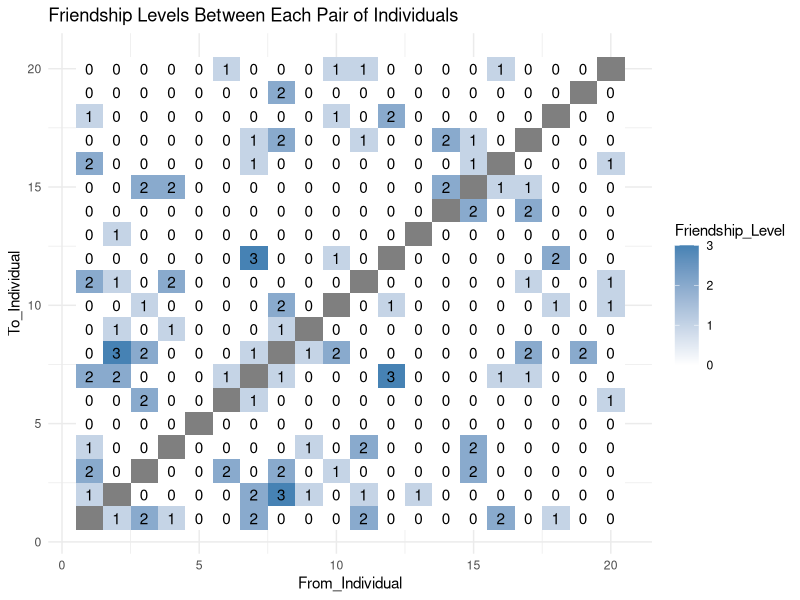
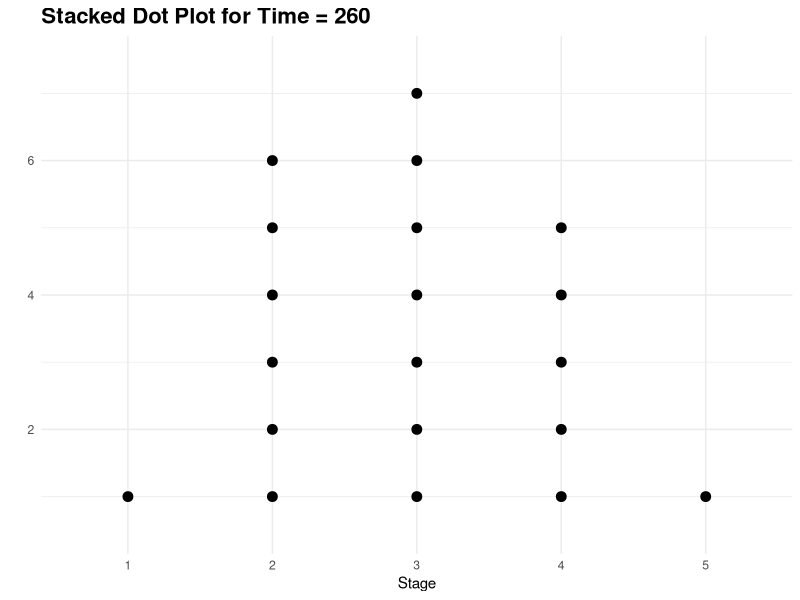
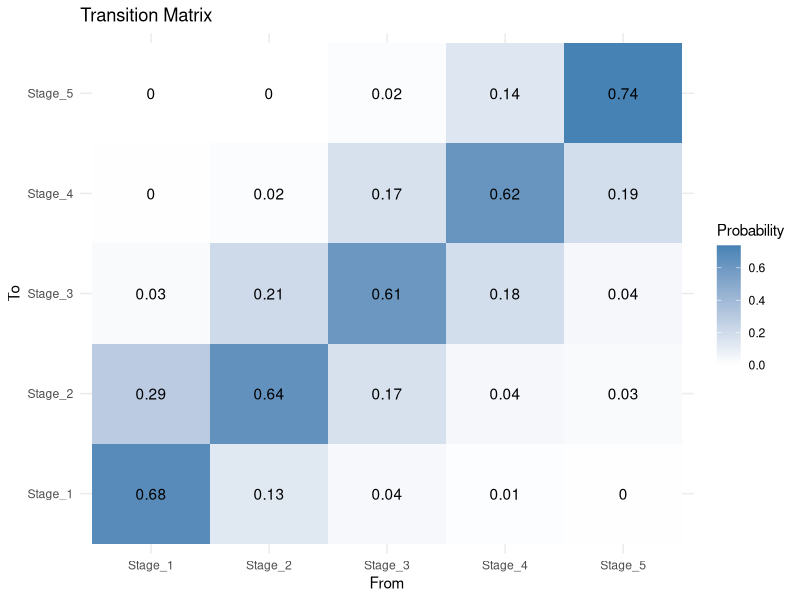
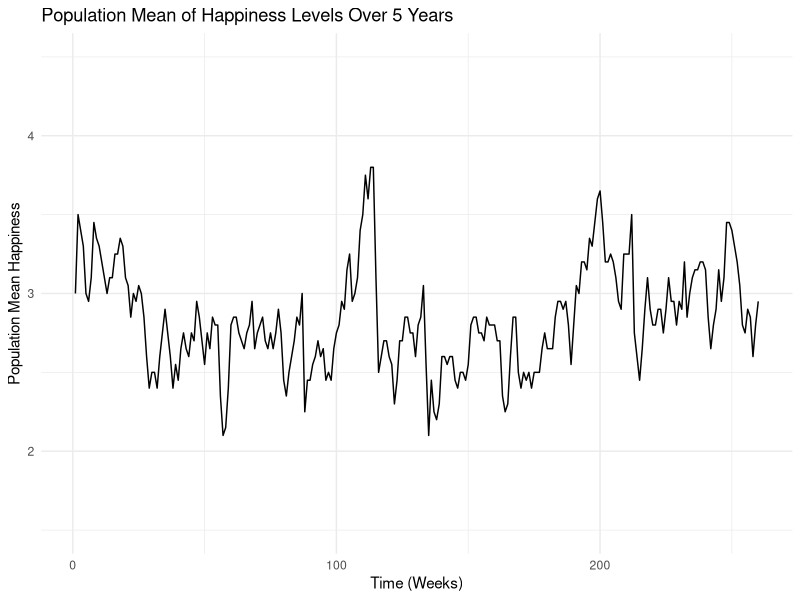

The R script that drew these images, in order:
## ---- chunk 1
library(ggplot2)
library(reshape2)
library(dplyr)
library(tidyr)
## ---- chunk 2
set.seed(42)

individuals <- 20
n_states <- 5
max_tsteps <- 260

# All individuals start in stage 3
ind_states <- rep(3, individuals)

# Store state history
stage_history <- matrix(NA, nrow = max_tsteps, ncol = individuals)
stage_history[1, ] <- ind_states
## ---- chunk 3
# Randomly assign levels of friendship (0 to 3) between every pair of individuals
friendship_probs <- c('0' = 0.8, '1' = 0.12, '2' = 0.06, '3' = 0.02) # probabilities of friendship levels

# Create a 20x20 matrix storing these random levels of friendships
friendship_levels <- matrix(NA_integer_, individuals, individuals)
friendship_levels[upper.tri(friendship_levels)] <- sample(0:3, sum(upper.tri(friendship_levels)),
                                                          replace = TRUE, prob = friendship_probs)
friendship_levels[lower.tri(friendship_levels)] <- t(friendship_levels)[lower.tri(friendship_levels)]

diag(friendship_levels) <- NA # relationships with oneself are set to NA
## ---- chunk 4
friendship_df <- melt(friendship_levels)
colnames(friendship_df) <- c("From_Individual", "To_Individual", "Friendship_Level")

ggplot(friendship_df, aes(x = From_Individual, y = To_Individual, fill = Friendship_Level)) +
  geom_tile() +
  geom_text(aes(label = Friendship_Level)) +
  scale_fill_gradient(low = "white", high = "steelblue") +
  labs(title = "Friendship Levels Between Each Pair of Individuals") +
  theme_minimal()
## ---- chunk 5
# Example event probabilities
ind_event_probs <- list(
  # negatives
  short_illness = 0.05,  # go down by 1
  serious_illness = 0.005,   # go down by 3
  unenjoyable_activity = 0.15, # go down by 1
  death_of_familiar = 0.005,  # jump to stage 1
  relationship_conflicts = 0.05,  # go down by 2
  financial_insecurity = 0.01, # go down by 2
  unemployment = 0.005,   # go down by 3
    
  # positives
  career_advancement = 0.05,  # go up by 1
  enjoyable_activity = 0.1,  # go up by 1
  personal_goal = 0.15,  # go up by 1
  relationship_renewal = 0.01 # go up by 2
)

global_event_probs <- list(
  natural_disaster = 0.01,  # go down by 2
  economic_downturn = 0.02  # go down by 1
)
# You can add more and adjust transitions below.
## ---- chunk 6
apply_global_event <- function(states, event){

  if (event == "natural_disaster"){
    # Go down by 3 stages but not below 1
    return(pmax(states - 2, 1))
  }
  
  if (event == "economic_downturn"){
    # Go down by 1 stage but not below 1
    return(pmax(states - 1, 1))
  }
  
  stop("Unknown global event")
}

apply_ind_event <- function(current_state, event) {
  
  if (event == "short_illness") {
    # Go down by 1 stage but not below 1
    return(max(current_state - 1, 1))
  }
  
  if (event == "unenjoyable_activity") {
    # Go down by 1 stage but not below 1
    return(max(current_state - 1, 1))
  }
  
  if (event == "death_of_familiar") {
    # Jump to stage 1
    return(1)
  }
  
  if (event == "relationship_conflicts") {
    # Go down by 2 stages but not below 1
    return(max(current_state - 2, 1))
  }
  
  if (event == "financial_insecurity") {
    # Go down by 2 stages but not below 1
    return(max(current_state - 2, 1))
  }  
  
  if (event == "unemployment") {
    # Go down by 3 stages but not below 1
    return(max(current_state - 3, 1))
  }
  
  if (event == "serious_illness") {
    # Go down by 3 stages but not below 1
    return(max(current_state - 3, 1))
  }
  
  if (event == "career_advancement") {
    # Go up by 1 stage but not above 5
    return(min(current_state + 1, 5))
  }
  
  if (event == "enjoyable_activity") {
    # Go up by 1 stage but not above 5
    return(min(current_state + 1, 5))
  }
  
  if (event == "personal_goal") {
    # Go up by 1 stage but not above 5
    return(min(current_state + 1, 5))
  }
  
  if (event == "relationship_renewal") {
    # Go up by 2 stages but not above 5
    return(min(current_state + 2, 5))
  }
  
  stop("Unknown individual event")
}
## ---- chunk 7
for (t in 2:max_tsteps) {
  
  # Simulate global events
  for (gev in names(global_event_probs)) {
    if (runif(1) < global_event_probs[[gev]]) {
      ind_states <- apply_global_event(ind_states, gev)
    }
  }
  
  for (i in 1:individuals) {
    # Simulate individual events
    for (ev in names(ind_event_probs)) {
      if (runif(1) < ind_event_probs[[ev]]) {
        ind_states[i] <- apply_ind_event(ind_states[i], ev)
      }
    }
    # Simulate friends influencing happiness of other friends
    friends_happiness <- 0 # weighted sum depending on friendship level
    total_weight <- 0
    for (j in 1:individuals) {
      if (!is.na(friendship_levels[i, j]) & friendship_levels[i, j] != 0) {
        # Add each friends' effect on happiness depending on friendship level & their happiness last week
        friends_happiness <- friends_happiness + (friendship_levels[i, j]^2 * stage_history[t-1, j])
        total_weight <- total_weight + (friendship_levels[i, j]^2)
      }
    }
    # Check first if current subject has any friends
    if (total_weight != 0) {
      fh_weighted_avg <- friends_happiness / total_weight
      friend_influence <- min(total_weight / 50, 1)
      ind_states[i] <- min(max(round(((1 - friend_influence) * ind_states[i]) +
                                       (friend_influence * fh_weighted_avg)), 1), 5)
    }
  }
  
  stage_history[t, ] <- ind_states
}
## ---- chunk 8
history_df <- as.data.frame(stage_history)
colnames(history_df) <- paste0("Ind_", 1:individuals)
history_df$Time <- 1:max_tsteps

plot_df <- history_df %>%
  pivot_longer(cols = starts_with("Ind_"),
               names_to = "Individual",
               values_to = "Stage")
## ---- chunk 9
t_target <- max_tsteps

### 1. Create stacking index (one stack per stage)
plot_stacked <- plot_df %>%
  group_by(Time, Stage) %>%
  mutate(Stack = row_number()) %>%
  ungroup()

### 2. Filter for the chosen time step
plot_single <- plot_stacked %>%
  filter(Time == t_target)

### 3. Plot the stacked dots
ggplot(plot_single, aes(x = factor(Stage), y = Stack)) +
  geom_point(color = "black", size = 3) +
  scale_x_discrete(drop = FALSE) +
  scale_y_continuous(limits = c(0.5, max(plot_single$Stack) + 0.5)) +
  labs(
    title = paste("Stacked Dot Plot for Time =", t_target),
    x = "Stage",
    y = ""
  ) +
  theme_minimal() +
  theme(
    plot.title = element_text(size = 16, face = "bold"),
    legend.position = "none"
  )

## ---- chunk 10
# Initialize a 5x5 matrix
trans_mat <- matrix(0, nrow = n_states, ncol = n_states)

# Loop over time steps and individuals
for (t in 1:(max_tsteps - 1)) {
  for (i in 1:individuals) {
    from <- stage_history[t, i]
    to   <- stage_history[t + 1, i]
    trans_mat[from, to] <- trans_mat[from, to] + 1
  }
}

# Convert counts to probabilities (row sums = 1)
trans_mat <- trans_mat / rowSums(trans_mat)

# Optional: add row/col names
rownames(trans_mat) <- paste0("Stage_", 1:n_states)
colnames(trans_mat) <- paste0("Stage_", 1:n_states)

trans_mat
## ---- chunk 11
trans_df <- melt(trans_mat)
colnames(trans_df) <- c("From", "To", "Probability")

ggplot(trans_df, aes(x = From, y = To, fill = Probability)) +
  geom_tile() +
  geom_text(aes(label = round(Probability, 2))) +
  scale_fill_gradient(low = "white", high = "steelblue") +
  labs(title = "Transition Matrix") +
  theme_minimal()
## ---- chunk 12
# Compute population mean happiness at each week
history_df["population_mean"] <- rowMeans(history_df[, 1:individuals])

# I tried plotting all individuals' happiness trajectories over time too, but the plot looks bad
# history_df_long <- history_df %>% pivot_longer(
#   cols = c(names(history_df[, names(history_df) != "Time"])),
#   names_to = "series",
#   values_to = "happiness"
# )

# Plots population mean happiness levels over time
ggplot(history_df, aes(x = Time, y = population_mean)) +
  geom_line() +
  labs(
    x = "Time (Weeks)",
    y = "Population Mean Happiness",
    title = paste("Population Mean of Happiness Levels Over", max_tsteps / 52, "Years")
  ) +
  theme_minimal() +
  coord_cartesian(xlim = c(1, max_tsteps), ylim = c(1.5, 4.5))
